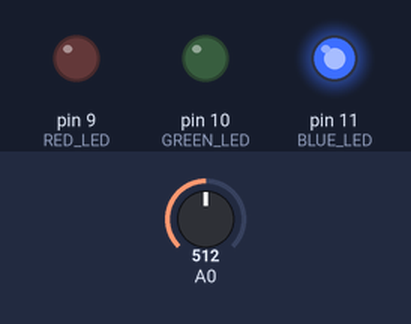
The sketch below on a simulated Arduino Uno, built with avr-gcc and run on an emulated ATmega328P. Shown: output pins drawn as LEDs (lit = HIGH). The test bench sets the inputs (shaded band); at power-on: A0 = 512. What the sketch prints to the serial monitor is not drawn.

Above: at 1.2 s.
1.3 s: A0 set to 331
At 1.8 s:
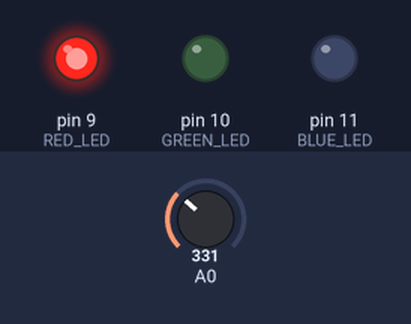
2.8 s: A0 set to 692
At 4.0 s:
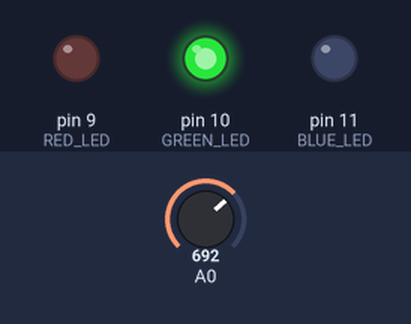
4.3 s: A0 set to 672
At 4.9 s:
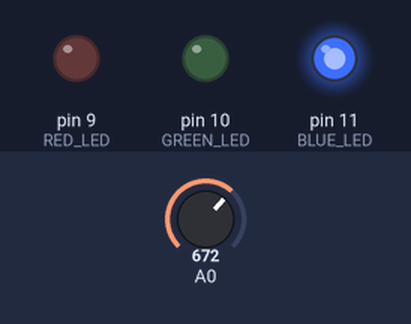
7.3 s: A0 set to 716
At 7.8 s:
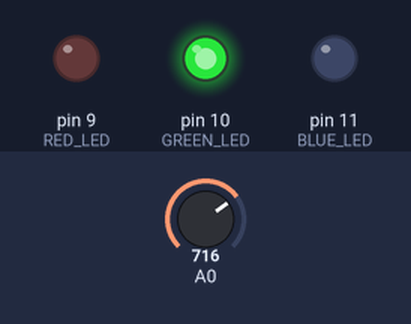
Timing chart, 0 to 10.3 s (numbered marks = the images above; inputs shaded):
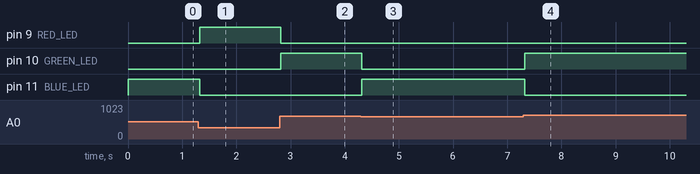

Measured:
- after the input at 1.3 s, pin 9 (RED_LED): LOW → HIGH at once; pin 11 (BLUE_LED): HIGH → LOW at once
- after the input at 2.8 s, pin 9 (RED_LED): HIGH → LOW at once; pin 10 (GREEN_LED): LOW → HIGH at once
- after the input at 4.3 s, pin 10 (GREEN_LED): HIGH → LOW at once; pin 11 (BLUE_LED): LOW → HIGH at once
- after the input at 7.3 s, pin 10 (GREEN_LED): LOW → HIGH at once; pin 11 (BLUE_LED): HIGH → LOW at once

The sketch:

full.ino
```cpp
#include <SoftwareSerial.h>

int sensorValue = 0;

int RED_LED = 9;
int GREEN_LED = 10;
int BLUE_LED = 11;

int gpsRX = 4;
int gpsTX = 5;
int gpsData = 0;

int btRX = 2;
int btTX = 3;

SoftwareSerial gpsSerial(gpsRX, gpsTX);
SoftwareSerial btSerial(btRX, btTX);


void setup() {
  // put your setup code here, to run once:
  Serial.begin(9600);
  gpsSerial.begin(9600);
  btSerial.begin(9600);
  pinMode(11, OUTPUT);
  pinMode(10, OUTPUT);
  pinMode(9, OUTPUT);


}

void loop() {
  // put your main code here, to run repeatedly:
  sensorValue = analogRead(A0);

  if(sensorValue <= 341){ // LOW
    digitalWrite(RED_LED, HIGH);
    digitalWrite(BLUE_LED, LOW);
    digitalWrite(GREEN_LED, LOW);
  }
  if(sensorValue >= 341 && sensorValue <= 682){ //MEDIUM
    digitalWrite(RED_LED, LOW);
    digitalWrite(BLUE_LED, HIGH);
    digitalWrite(GREEN_LED, LOW);
  }

  if(sensorValue >= 682){ // HIGH
    digitalWrite(RED_LED, LOW );
    digitalWrite(BLUE_LED, LOW);
    digitalWrite(GREEN_LED, HIGH);
  }
  if(gpsSerial.available()){
      while (gpsSerial.available() > 0){
    // get the byte data from the GPS
    byte gpsData = gpsSerial.read();
    btSerial.write(gpsData);
    Serial.write(gpsData);
  }
  } else {
    Serial.println("Couldn't recieve any data");
    btSerial.println("Couldn't recieve GPS Data");
  }


    if (btSerial.available())
  {
    Serial.write(btSerial.read());
  }


}
```
